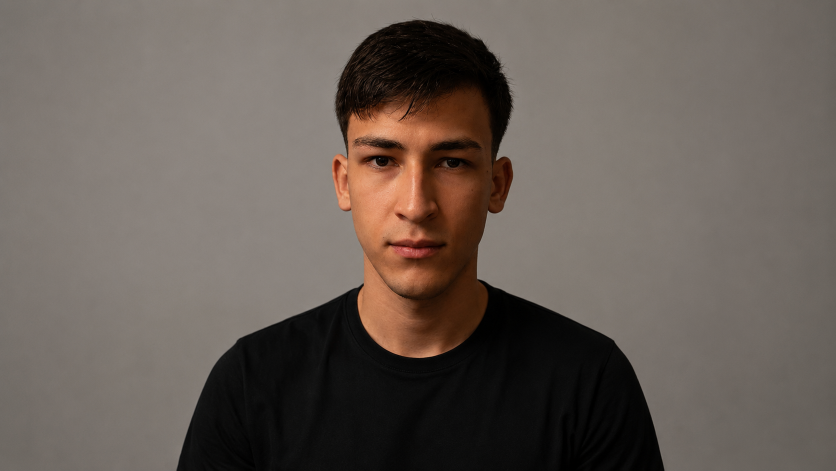
#> input picture fonte/fotos/edson.png, 1672 x 941 px, found by its file name (shown at 1/2 size)
$ python retrato.py
#> lines starting #> are read from the running program, lines starting #| are printed output that depends on the picture
"""Trata o retrato (fundo cinza de estúdio) para o preto quente da página e exporta em WebP.

Entrada: fonte/fotos/edson.png    Saída: public/img/retrato-<largura>.webp e retrato-vertical-<largura>.webp
O fundo cinza cai no preto por uma máscara de luz (o que é claro e pouco saturado escurece) e uma vinheta
em volta do rosto; o rosto e a camiseta ficam. uso, da raiz: python fonte/scripts/retrato.py
"""
import os
import numpy as np
from PIL import Image, ImageFilter

RAIZ = os.getcwd()
SAIDA = os.path.join(RAIZ, 'public', 'img')
PRETO = np.array([12, 12, 13], float) / 255.0

img = Image.open(os.path.join(RAIZ, 'fonte', 'fotos', 'edson.png')).convert('RGB')
#> img is the input picture: PIL image 1672x941 RGB; mean R, G, B 103.8, 94.1, 87.1
W, H = img.size
#> W = 1672; H = 941
a = np.asarray(img, float) / 255.0
r, g, b = a[..., 0], a[..., 1], a[..., 2]
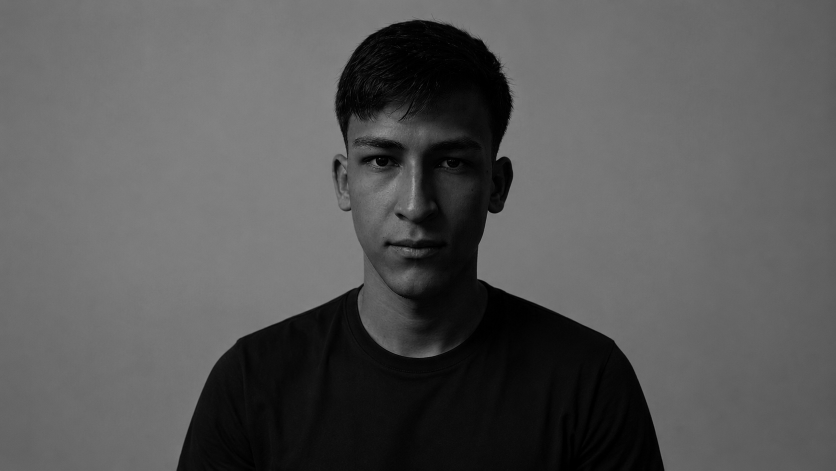
#> b: shape (941, 1672) float64 (shown at 1/2 size); min 0, max 0.678, mean 0.341
lum = 0.2126 * r + 0.7152 * g + 0.0722 * b
sat = a.max(-1) - a.min(-1)

# pele: quente (r > b) e saturada; o fundo cinza: pouca saturação e luz média
pele = np.clip((sat - 0.07) * 14, 0, 1) * np.clip((r - b) * 10, 0, 1)
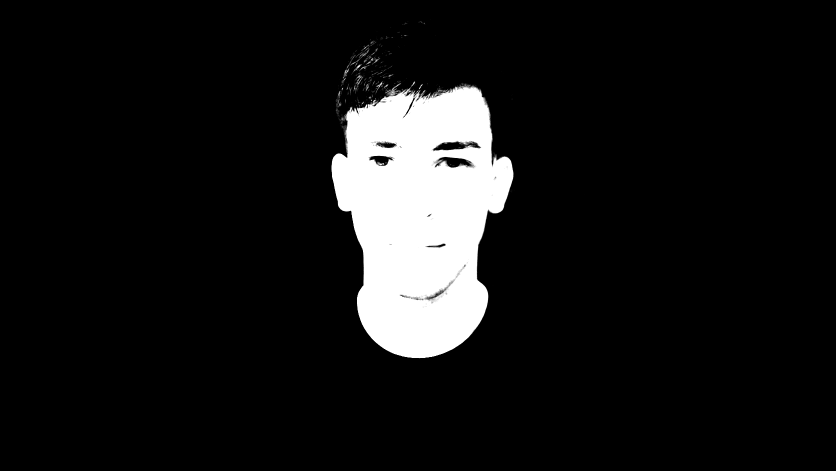
#> pele: shape (941, 1672) float64 (shown at 1/2 size); min 0, max 1, mean 0.0874
pele = np.asarray(Image.fromarray((pele * 255).astype(np.uint8)).filter(ImageFilter.GaussianBlur(1.5)), float) / 255
# vinheta em volta da cabeça e dos ombros
y, x = np.mgrid[0:H, 0:W]
cx, cy = W * 0.505, H * 0.48
#> cx = 844.4; cy = 451.7
d = np.sqrt(((x - cx) / (W * 0.30)) ** 2 + ((y - cy) / (H * 0.62)) ** 2)
vin = np.clip(1.25 - d * 0.75, 0, 1) ** 1.6
# o fundo (claro e cinza) escurece; a pele e o preto da camiseta não mudam
fundo = np.clip((lum - 0.12) * 4, 0, 1) * (1 - pele)
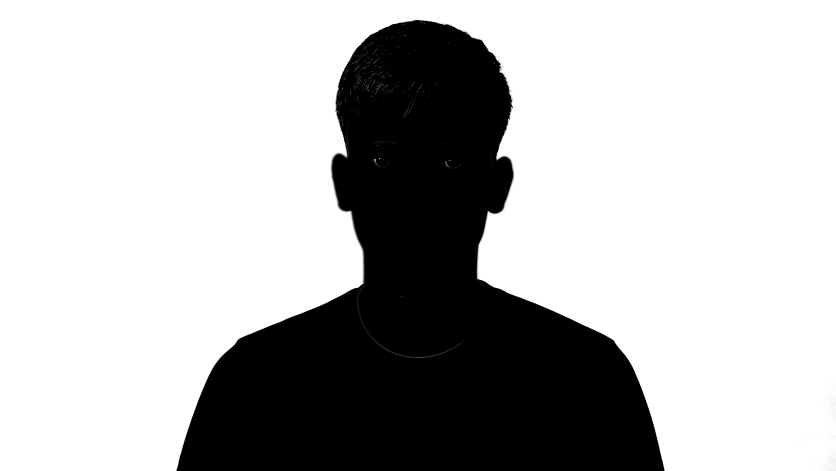
#> fundo: shape (941, 1672) float64 (shown at 1/2 size); min 0, max 1, mean 0.719
esc = 1 - fundo * 0.86
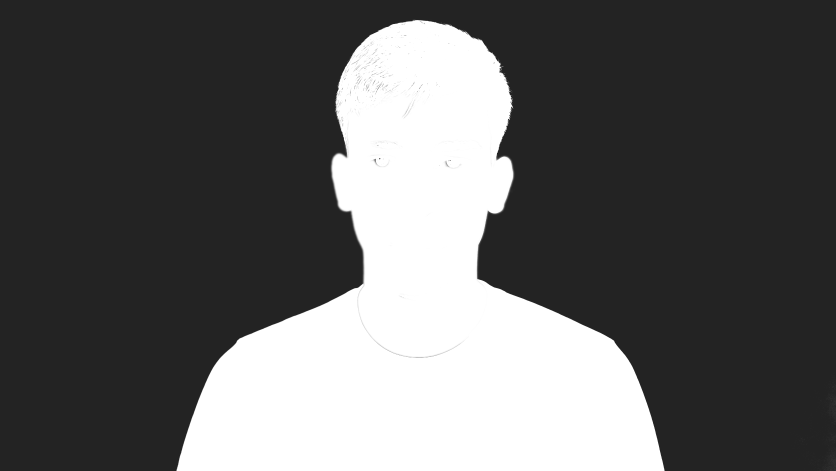
#> esc: shape (941, 1672) float64 (shown at 1/2 size); min 0.14, max 1, mean 0.382
a = a * esc[..., None]
# luz quente, menos exposição e a vinheta
a = a * np.array([1.02, 0.99, 0.95])
a = np.clip(a * 0.92, 0, 1) ** 1.12
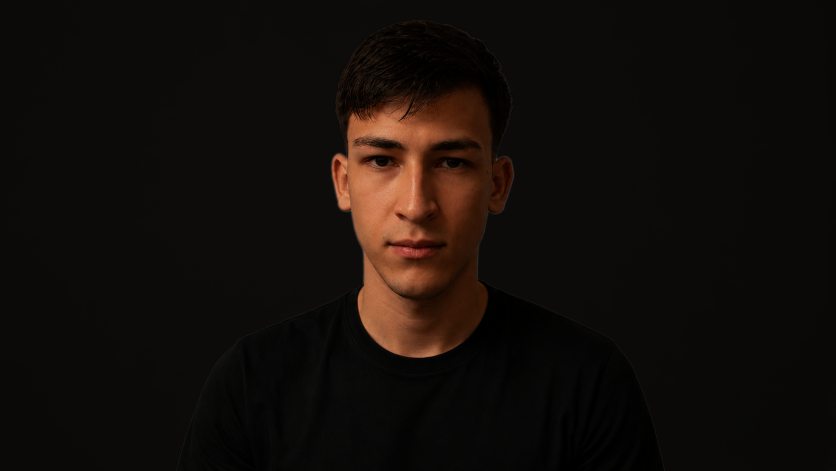
#> a: shape (941, 1672, 3) float64 (shown at 1/2 size); mean R, G, B 0.0768, 0.0557, 0.0437
a = a * (0.15 + 0.85 * vin)[..., None]
a = PRETO + a * (1 - PRETO)
out = Image.fromarray(np.clip(a * 255 + 0.5, 0, 255).astype(np.uint8))


def exportar(im, nome, larguras, q=84):
    for w in larguras:
        h = round(im.height * w / im.width)
        im.resize((w, h), Image.LANCZOS).save(os.path.join(SAIDA, f'{nome}-{w}.webp'), quality=q, method=6)
        print(nome, w, h)


# 3:2, o rosto um pouco à esquerda do centro (a foto ocupa a direita da seção, esfumada à esquerda)
cw = round(H * 1.5)
#> cw = 1412
x0 = int(np.clip(W * 0.505 - cw * 0.42, 0, W - cw))
#> x0 = 251
exportar(out.crop((x0, 0, x0 + cw, H)), 'retrato', [1000, 1400])
#> the loop in exportar, `for w in larguras:` made 2 passes
#> pass 1, in exportar, `im.resize((w, h), Image.LANCZOS).save(os.path.join(SAIDA, f'{nome}-{w}..`:
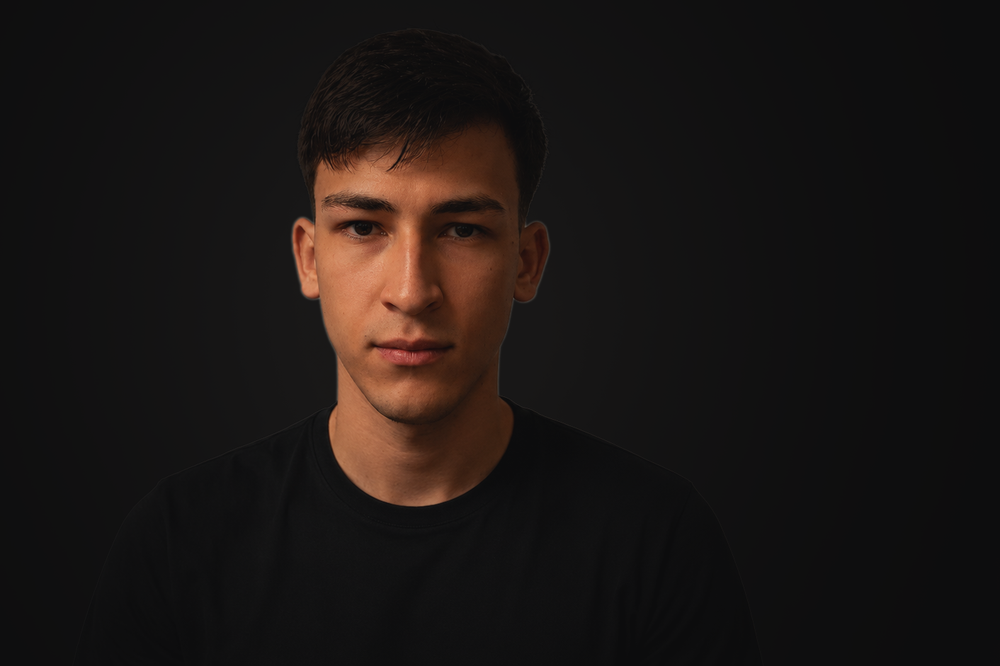
#> saved as retrato-1000.webp: PIL image 1000x666 RGB; mean R, G, B 27.2, 21.8, 20
# celular: 6:7, o rosto no centro
vw = round(H * 6 / 7)
#> vw = 807
x0 = int(W * 0.505 - vw / 2)
#> x0 = 440
exportar(out.crop((x0, 0, x0 + vw, H)), 'retrato-vertical', [800])
#> the loop in exportar (call 2), `for w in larguras:` made 1 pass
#> pass 1, in exportar (call 2), `im.resize((w, h), Image.LANCZOS).save(os.path.join(SAIDA, f'{nome}-{w}..`:
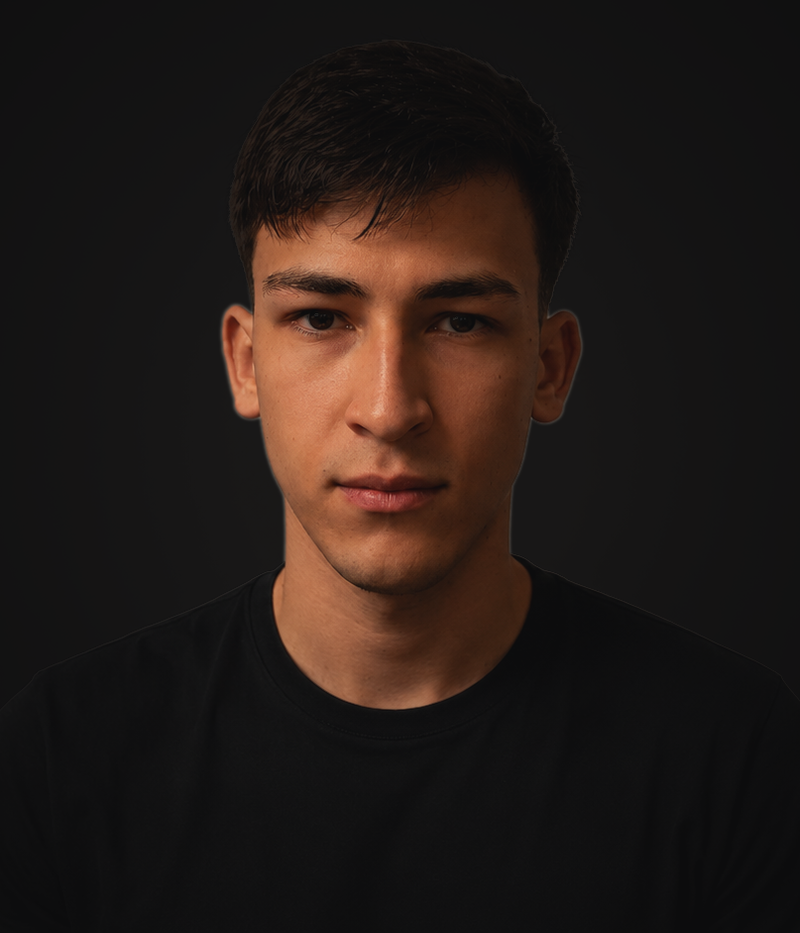
#> saved as retrato-vertical-800.webp: PIL image 800x933 RGB; mean R, G, B 36.1, 26.9, 23.3
out.save(os.path.join(RAIZ, 'fonte', 'fotos', 'edson-tratada.jpg'), quality=90)
